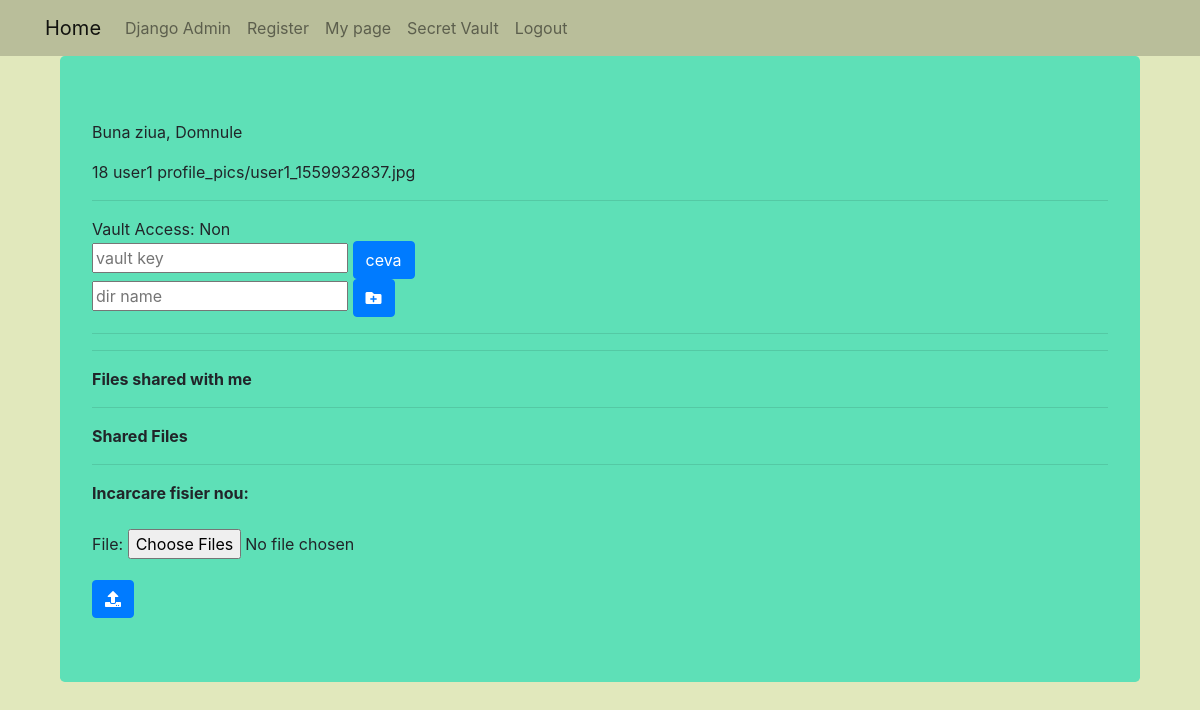
The page /me/folder/ (signed in) on the database as committed earlier.
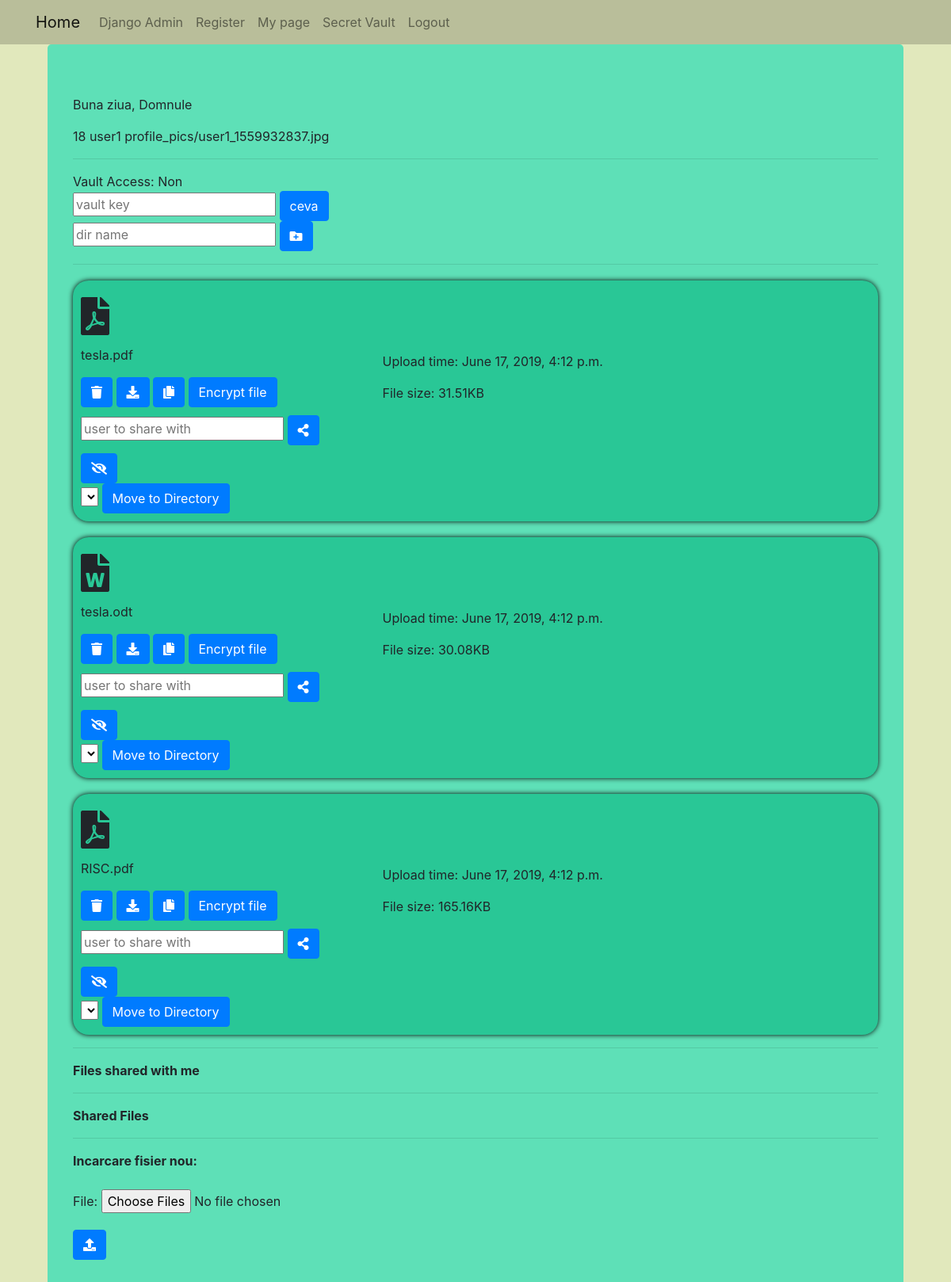
The same page on the database as committed later.
### user_login/models.py (models this page shows, shortened)
class UserExtraInfo(models.Model):
    user = models.OneToOneField(User, on_delete=models.CASCADE, related_name='user_profile')
    user_picture = models.ImageField(upload_to='profile_pics', blank=True)
    folder = models.CharField(max_length=256, default='media')
    enc_pass = models.CharField(max_length=256)
    vault_key = models.CharField(max_length=256, default='parola')

### file_upload/models.py (models this page shows)
class File(models.Model):
    owner = models.ForeignKey(User, on_delete=models.CASCADE, related_name='files')
    filename = models.CharField(max_length=256)
    upload_time = models.DateTimeField(default=timezone.now)
    shared = models.BooleanField(default=False)
    encrypted = models.BooleanField(default=False)
    is_directory = models.BooleanField(default=False)
    path = models.CharField(max_length=256, default='')
    file_type = models.CharField(max_length=256)
    size = models.CharField(max_length=32)
    hidden = models.BooleanField(default=False)
    def __str__(self):
        return self.filename

### mypage/views.py (the view, shortened to what this page needs)
# urls.py: re_path(r'folder/(?P<path>.*)', views.MainPage.as_view(), name='main_page'),
class MainPage(LoginRequiredMixin, View):
    login_url = '/user/login/'
    redirect_field_name = 'index.html'
    def get(self, request, path=''):
        upload_form = UploadFileForm()
        files = File.objects.filter(
            owner=request.user,
            path=path,
            hidden=False,
        ).order_by('-is_directory', '-filename')
        directories = files.filter(is_directory=True)
        shared_by_me = request.user.files.filter(shared=True)
        for file in shared_by_me:
            for i in file.instances.all():
                print(i.shared_with)
        shared_with_me = request.user.shared_with.all()
        vault_access = True
        if not check_vault_token(request.session.get('vault'), request.user):
            vault_access = False
            request.session['vault'] = None
        context = {
            'path': path,
            'files': files,
            'directories': directories,
            'upload_form': upload_form,
            'shared_by_me': shared_by_me,
            'shared_with_me': shared_with_me,
            'vault_access': vault_access,
        }
        return render(request, 'page/my_page.html', context=context)

### file_upload/forms.py
class UploadFileForm(forms.Form):
    file = forms.FileField(widget=forms.ClearableFileInput(attrs={'multiple': True}))

### filesonline/utils.py (called while the page is built, shortened)
def check_vault_token(token, user):
    if not token:
        return False

### templates/page/my_page.html (shortened to what this page needs)
{% extends 'user_login/base.html' %}
{% block body_block %}
<div class="container">
  <div id="big-jumbo" class="jumbotron">
    <p>Buna ziua, Domnule</p>
    {{ user.pk }}
    {{ user.username }}
    {{ user.user_profile.user_picture }}
    <hr>
    Vault Access:
    {% if vault_access %}
      Oui
    {% else %}
      Non
    {% endif %}
    <form id="enter-vault-form"
          action="{% url 'mypage:enter_vault' %}" method="post">
      <input required type="password" name="vault_key" placeholder="vault key">
      <button class="btn btn-primary" type="submit" form="enter-vault-form">
        ceva
      </button>
    </form>
    <form id="make_dir-{{ file }}"
          action="{% url 'mypage:make_dir' %}" method="post">
      <input required type="text" name="dir" placeholder="dir name">
      <button class="btn btn-primary" type="submit" form="make_dir-{{ file }}">
        <i class="fas fa-folder-plus"></i>
      </button>
    </form>
    <hr>
    {% for file in files %}
    {% if file.is_directory %}
    <div class="dir-div">
      <div class="dir-icon-div">
        <i class="fas fa-folder"></i>
      </div>
      <p>
        {{ file }}
      </p>
      <form class="dispinline" id="change_dir-{{ file }}"
            action="{% url 'mypage:change_dir' %}" method="post">
        {% csrf_token %}
        <input type="hidden" name="dir" value="{{ file }}">
        <input type="hidden" name="path" value="{{ path }}">
        <button class="btn btn-primary" type="submit" form="change_dir-{{ file }}">
          <i class="fas fa-folder-open"></i>
        </button>
      </form>
      <form class="dispinline" id="delete_dir-{{ file }}"
            action="{% url 'mypage:delete_dir' %}" method="post">
        {% csrf_token %}
        <input type="hidden" name="dir" value="{{ file }}">
        <input type="hidden" name="path" value="{{ path }}">
        <button class="btn btn-primary" type="submit" form="delete_dir-{{ file }}">
          <i class="fas fa-trash"></i>
        </button>
      </form>
    </div>
    {% else %}
    <div class="file-div">
      <div class="file-buttons-div">
        <div class="file_icon-div">
          {% if file.file_type == 'audio' %}
          <i class="fas fa-file-audio"></i>
          {% elif file.file_type == 'image' %}
          <i class="fas fa-file-image"></i>
          {% elif file.file_type == 'video' %}
          <i class="fas fa-file-video"></i>
          {% elif file.file_type == 'word' %}
          <i class="fas fa-file-word"></i>
          {% elif file.file_type == 'power' %}
          <i class="fas fa-file-powerpoint"></i>
          {% elif file.file_type == 'pdf' %}
          <i class="fas fa-file-pdf"></i>
          {% elif file.file_type == 'excel' %}
          <i class="fas fa-file-excel"></i>
          {% elif file.file_type == 'code' %}
          <i class="fas fa-file-code"></i>
          {% elif file.file_type == 'archive' %}
          <i class="fas fa-file-archive"></i>
          {% else %}
          <i class="fas fa-file"></i>
          {% endif %}
        </div>
        <p>
          {{ file }}
        </p>
        <form class="dispinline" id="delete-{{ file }}"
              action="{% url 'mypage:delete_file' %}" method="post">
          <button class="btn btn-primary" type="submit" form="delete-{{ file }}">
            <i class="fas fa-trash"></i>
          </button>
        </form>
        <form class="dispinline" id="download-{{ file }}"
              action="{% url 'mypage:download_file' %}" method="post">
          <button class="btn btn-primary" type="submit" form="download-{{ file }}">
            <i class="fas fa-download"></i>
          </button>
        </form>
        <form class="dispinline" id="copy_file-{{ file }}"
              action="{% url 'mypage:copy_file' %}" method="post">
          <button class="btn btn-primary" type="submit" form="copy_file-{{ file }}">
            <i class="fas fa-copy"></i>
          </button>
        </form>
        {% if file.encrypted is False %}
        <form class="dispinline" id="encrypt-{{ file }}"
              action="{% url 'mypage:encrypt_file' %}" method="post">
          <button class="btn btn-primary" type="submit" form="encrypt-{{ file }}">
            Encrypt file
          </button>
        </form>
        {% endif %}
        <form id="share-{{ file }}" class="share-form"
              action="{% url 'mypage:share_file' %}" method="post">
          <input type="text" name="share_with" placeholder="user to share with">
          <button class="btn btn-primary" type="submit" form="share-{{ file }}">
            <i class="fas fa-share-alt"></i>
          </button>
        </form>
        <form id="hide-{{ file }}"
              action="{% url 'mypage:hide_file' %}" method="post">
          <button class="btn btn-primary" type="submit" form="hide-{{ file }}">
            <i class="fas fa-eye-slash"></i>
          </button>
        </form>
        <form class="dispinline" id="move_to_dir-{{ file }}"
              action="{% url 'mypage:move_to_dir' %}" method="post">
          <select name="new_dir" form="move_to_dir-{{ file }}">
          </select>
          <button class="btn btn-primary" type="submit" form="move_to_dir-{{ file }}">
            Move to Directory
          </button>
        </form>
      </div>
      <div class="file-info-div">
        <p>
          Upload time: {{ file.upload_time }}
        </p>
        <p>
          File size: {{ file.size }}
        </p>
      </div>
    </div>
    {% endif %}
    {% endfor %}
    <hr>
    <strong>Files shared with me</strong>
    <hr>
    <strong>Shared Files</strong>
    <hr>
    <strong>Incarcare fisier nou:</strong>
    <br>
    <br>
    <form id="upload-file-form" class="dispinline" method="POST" enctype="multipart/form-data">
      {{ upload_form.as_p }}
    </form>
    <button class="btn btn-primary" type="submit" form="upload-file-form">
      <i class="fas fa-upload"></i>
    </button>
  </div>
</div>
{% endblock %}

### templates/user_login/base.html (shortened to what this page needs)
<!DOCTYPE html>
<html lang="en">
<head>
    <link rel="stylesheet" href="https://stackpath.bootstrapcdn.com/bootstrap/4.3.1/css/bootstrap.min.css">
    <link rel="stylesheet" href="https://use.fontawesome.com/releases/v5.8.1/css/all.css"
>
</head>
<body>
    <nav id="my-nav" class="navbar navbar-expand-lg navbar-light bg-light">
        <div class="container">
            <ul class="navbar-nav">
                  <li class="nav-item"><a class="navbar-brand" href="{% url 'user_login:index' %}">Home</a></li>
                  <li class="nav-item"><a class="nav-link" href="{% url 'admin:index' %}">Django Admin</a></li>
                  <li class="nav-item"><a class="nav-link" href="{% url 'user_login:register' %}">Register</a></li>
                  {% if user.is_authenticated %}
                        <li class="nav-item"><a class="nav-link" href="{% url 'mypage:main_page' path='' %}">My page</a></li>
                        <li class="nav-item"><a class="nav-link" href="{% url 'mypage:vault_page'%}">Secret Vault</a></li>
                        <li class="nav-item"><a class="nav-link" href="{% url 'user_login:logout' %}">Logout</a></li>
                  {% else %}
                        <li class="nav-item"><a class="nav-link" href="{% url 'user_login:login_user' %}">Login</a></li>
                  {% endif %}
            </ul>
        </div>
    </nav>
    <div class="container">
    {% block body_block %}
    {% endblock %}
    </div>
</body>
</html>

### templates/page/my_page.html (style rules this page uses)
html { background-color: #E1E8BC; }
body { background-color: #E1E8BC; }
i { display: inline; }
#my-nav { background-color: #B9BE9A !important; }
#big-jumbo { background-color: #5EE0B7; }
.dispinline { display: inline !important; }
.file_icon-div { font-size: 3em; }
.file-div { display: flex; margin-top: 20px; padding: 10px; border-radius: 20px; box-shadow: 0 0 6px black !important; background-color: #29c796; }
.file-buttons-div { display: inline !important; }
.file-info-div { display: inline !important; padding: 80px; }
.share-form { margin-top: 10px; margin-bottom: 10px; }

Rows that differ between the two databases and show on the page:
added File: file_type "pdf" (drawn), filename "tesla.pdf", upload_time "June 17, 2019, 4:12 p.m.", size "31.51KB"
added File: file_type "word" (drawn), filename "tesla.odt", upload_time "June 17, 2019, 4:12 p.m.", size "30.08KB"
added File: file_type "pdf" (drawn), filename "RISC.pdf", upload_time "June 17, 2019, 4:12 p.m.", size "165.16KB"
